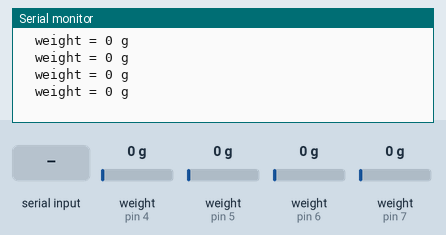
Recording of a sketch running on a simulated Arduino Uno, built with avr-gcc and run on an emulated ATmega328P. Shown: the last lines printed to the serial monitor. The test bench sets the inputs (shaded band); at power-on: weight on the scale (sensors on pin 4, pin 5, pin 6, pin 7) 0 g.

Above: at 14.8 s.
14.9 s: "t90\n" received over Serial
16.4 s: "c90\n" received over Serial
At 17.6 s:
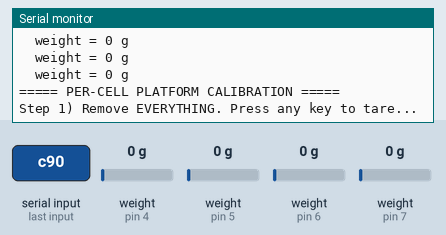
17.9 s: "90,45\n" received over Serial
At 19.1 s:
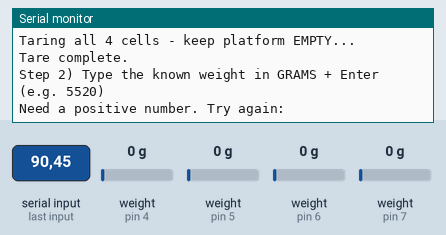
19.4 s: "30,150\n" received over Serial
At 20.2 s:
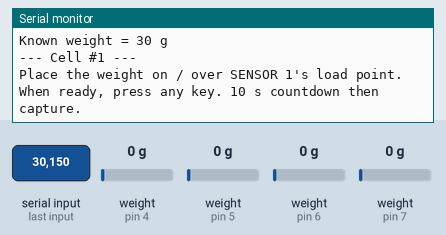
20.9 s: "5\n" received over Serial
At 21.7 s:
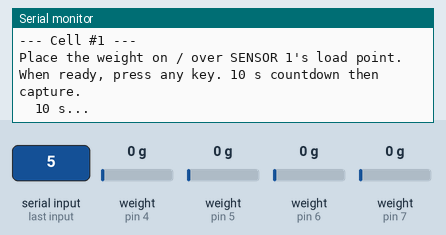
Timing chart, 0 to 23.9 s (numbered marks = the images above; inputs shaded):
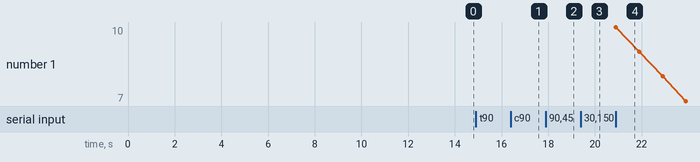

The sketch:

Scale4Recal.ino
```cpp
/*
 * Scale4Recal  -  in-situ per-cell calibration of the assembled platform
 * ----------------------------------------------------------------------
 * Same wiring as Scale4. Adds a 'c' command that walks you through a
 * per-cell calibration on the assembled platform:
 *   - tare empty
 *   - you type the known weight in grams (e.g. 5520)
 *   - for each sensor 1..4 in turn: you place the weight on that
 *     sensor's load point, press any key, 10 s countdown captures the
 *     signal, sketch computes that cell's counts/gram factor.
 *
 * NOTE on placement: for the result to be right, the weight has to load
 * MAINLY the cell being calibrated. On a stiff platform deck the weight
 * spreads to all 4 cells, so put it as close to that cell's load stud
 * as possible (and on a small block, if needed, so the deck doesn't
 * carry it sideways).
 *
 * WIRING (one HX711 per cell, all share 5V/GND):
 *   Sensor 1:  DT=D4  SCK=D3
 *   Sensor 2:  DT=D5  SCK=D8
 *   Sensor 3:  DT=D6  SCK=D9
 *   Sensor 4:  DT=D7  SCK=D10
 *   Cell:  Red=E+  Black=E-  Green=A+  White=A-  Yellow -> GND
 *
 * SERIAL: 57600 baud, line ending "Newline".
 *
 * COMMANDS:
 *   t  re-tare to 0
 *   c  run per-cell platform calibration
 *   p  print current per-cell factors
 *   d  toggle debug stream (per-cell contribution + total)
 * ----------------------------------------------------------------------
 */

#include <HX711_ADC.h>

const byte NUM_CELLS = 4;

HX711_ADC cellA(4, 3);
HX711_ADC cellB(5, 8);
HX711_ADC cellC(6, 9);
HX711_ADC cellD(7, 10);
HX711_ADC* cells[NUM_CELLS] = { &cellA, &cellB, &cellC, &cellD };

// Per-cell counts/gram. Initial values from bench cal (CALIBRATION.md);
// they get REPLACED by whatever 'c' calibration produces.
// Signs auto-adjust because the cal uses raw_signal / known_grams.
float cellFactors[NUM_CELLS] = {
  -44.66f,   // Cell #1
  -43.85f,   // Cell #2
   44.16f,   // Cell #3
   44.81f    // Cell #4
};

const byte  MA_N         = 16;
const float DISP_ROUND_G = 10.0;
float maBuf[MA_N];
byte  maIdx = 0, maCount = 0;
float maSum = 0;

unsigned long lastPrint = 0;
const unsigned long PRINT_INTERVAL = 250;

bool debugStream = false;

void setup() {
  Serial.begin(57600);
  delay(10);
  Serial.println();
  Serial.println(F("=== Scale4Recal - in-situ per-cell calibration ==="));
  Serial.println(F("Wiring: S1 D4/D3 | S2 D5/D8 | S3 D6/D9 | S4 D7/D10"));
  Serial.println();
  printCal();
  Serial.println();
  Serial.println(F("Settling 3 s, then auto-taring. Keep platform EMPTY."));

  for (byte i = 0; i < NUM_CELLS; i++) {
    cells[i]->begin();
    cells[i]->setReverseOutput();
    cells[i]->setCalFactor(1.0f);
  }
  for (byte i = 0; i < NUM_CELLS; i++) {
    cells[i]->start(3000, true);
    if (cells[i]->getTareTimeoutFlag() || cells[i]->getSignalTimeoutFlag()) {
      Serial.print(F("Cell #")); Serial.print(i + 1);
      Serial.println(F(": TIMEOUT - check wiring!"));
    }
  }
  for (byte k = 0; k < 5; k++)
    for (byte i = 0; i < NUM_CELLS; i++) cells[i]->update();

  Serial.println(F("Ready."));
  Serial.println(F("Commands:  c=per-cell cal   t=tare   p=print   d=debug"));
  Serial.println();
}

void loop() {
  bool any = false;
  for (byte i = 0; i < NUM_CELLS; i++) if (cells[i]->update()) any = true;

  if (any) {
    float total = 0;
    for (byte i = 0; i < NUM_CELLS; i++)
      total += cells[i]->getData() / cellFactors[i];

    if (maCount == MA_N) maSum -= maBuf[maIdx];
    maBuf[maIdx] = total;
    maSum += total;
    maIdx = (maIdx + 1) % MA_N;
    if (maCount < MA_N) maCount++;
    float smooth = maSum / maCount;

    if (millis() - lastPrint > PRINT_INTERVAL) {
      lastPrint = millis();
      float disp = roundf(smooth / DISP_ROUND_G) * DISP_ROUND_G;
      if (debugStream) {
        Serial.print(F("  "));
        for (byte i = 0; i < NUM_CELLS; i++) {
          float gi = cells[i]->getData() / cellFactors[i];
          Serial.print(F("c")); Serial.print(i + 1);
          Serial.print(F("=")); Serial.print(gi, 0); Serial.print(F("g  "));
        }
        Serial.print(F("| total = ")); Serial.print(disp, 0); Serial.println(F(" g"));
      } else {
        Serial.print(F("  weight = ")); Serial.print(disp, 0); Serial.println(F(" g"));
      }
    }
  }

  if (Serial.available()) {
    char c = Serial.read();
    if      (c == 't') doTare();
    else if (c == 'c') runCalibration();
    else if (c == 'p') printCal();
    else if (c == 'd') {
      debugStream = !debugStream;
      Serial.print(F("Debug stream "));
      Serial.println(debugStream ? F("ON") : F("OFF"));
    }
  }
}

// ---------- helpers ----------
void flushInput() { while (Serial.available()) Serial.read(); }

void waitKey() {
  flushInput();
  while (!Serial.available())
    for (byte i = 0; i < NUM_CELLS; i++) cells[i]->update();
  flushInput();
}

void doTare() {
  Serial.println(F("Taring all 4 cells - keep platform EMPTY..."));
  for (byte i = 0; i < NUM_CELLS; i++) cells[i]->tareNoDelay();
  bool done[NUM_CELLS] = { false, false, false, false };
  unsigned long t0 = millis();
  while (millis() - t0 < 5000) {
    bool all = true;
    for (byte i = 0; i < NUM_CELLS; i++) {
      cells[i]->update();
      if (cells[i]->getTareStatus()) done[i] = true;
      if (!done[i]) all = false;
    }
    if (all) break;
  }
  maCount = 0; maIdx = 0; maSum = 0;
  Serial.println(F("Tare complete."));
}

// ---------- the main thing: per-cell platform calibration ----------
void runCalibration() {
  Serial.println();
  Serial.println(F("===== PER-CELL PLATFORM CALIBRATION ====="));
  Serial.println(F("Step 1) Remove EVERYTHING. Press any key to tare..."));
  waitKey();
  doTare();

  Serial.println();
  Serial.println(F("Step 2) Type the known weight in GRAMS + Enter  (e.g. 5520)"));
  float knownG = 0;
  while (knownG <= 0) {
    for (byte i = 0; i < NUM_CELLS; i++) cells[i]->update();
    if (Serial.available()) {
      knownG = Serial.parseFloat();
      flushInput();
      if (knownG <= 0) Serial.println(F("Need a positive number. Try again:"));
    }
  }
  Serial.print(F("Known weight = ")); Serial.print(knownG, 0); Serial.println(F(" g"));

  float newFactors[NUM_CELLS];
  for (byte i = 0; i < NUM_CELLS; i++) newFactors[i] = cellFactors[i];

  for (byte i = 0; i < NUM_CELLS; i++) {
    Serial.println();
    Serial.print(F("--- Cell #")); Serial.print(i + 1); Serial.println(F(" ---"));
    Serial.print(F("Place the weight on / over SENSOR ")); Serial.print(i + 1);
    Serial.println(F("'s load point."));
    Serial.println(F("When ready, press any key. 10 s countdown then capture."));
    waitKey();

    unsigned long t0 = millis();
    int lastSec = -1;
    float sum = 0;
    int   n   = 0;
    while (millis() - t0 < 10000) {
      bool a = false;
      for (byte j = 0; j < NUM_CELLS; j++) if (cells[j]->update()) a = true;
      unsigned long elapsed = millis() - t0;
      int sec = elapsed / 1000;
      if (sec != lastSec) {
        lastSec = sec;
        Serial.print(F("  ")); Serial.print(10 - sec); Serial.println(F(" s..."));
      }
      // Average during the last 4 seconds (settled)
      if (elapsed >= 6000 && a) {
        sum += cells[i]->getData();
        n++;
      }
    }
    if (n < 5) {
      Serial.println(F("Too few samples. Keeping old factor for this cell."));
      continue;
    }
    float avg = sum / n;
    Serial.print(F("Cell #")); Serial.print(i + 1);
    Serial.print(F("  averaged signal = ")); Serial.println(avg, 1);

    float f = avg / knownG;
    if (f > -1.0f && f < 1.0f) {
      Serial.print(F("Factor ")); Serial.print(f, 4);
      Serial.println(F(" is suspiciously small - weight may not be on this cell. Keeping old factor."));
      continue;
    }
    newFactors[i] = f;
    Serial.print(F("Cell #")); Serial.print(i + 1);
    Serial.print(F("  new factor = ")); Serial.println(f, 2);
  }

  // Apply
  for (byte i = 0; i < NUM_CELLS; i++) cellFactors[i] = newFactors[i];

  Serial.println();
  Serial.println(F("===== CALIBRATION DONE ====="));
  printCal();
  maCount = 0; maIdx = 0; maSum = 0;
  Serial.println(F("Remove the weight. Then place anything to verify."));
  Serial.println();
}

void printCal() {
  Serial.println(F("Calibration (counts/gram):"));
  for (byte i = 0; i < NUM_CELLS; i++) {
    Serial.print(F("  Cell #")); Serial.print(i + 1);
    Serial.print(F("  factor = ")); Serial.println(cellFactors[i], 2);
  }
}
```

Measured:
- after the input at 16.4 s, the serial monitor: prints a new line at once (image 1)
- after the input at 17.9 s, the serial monitor: prints a new line at once (image 2)
- after the input at 19.4 s, the serial monitor: prints a new line at once (image 3)
- after the input at 20.9 s, the serial monitor: prints a new line at once (image 4)
